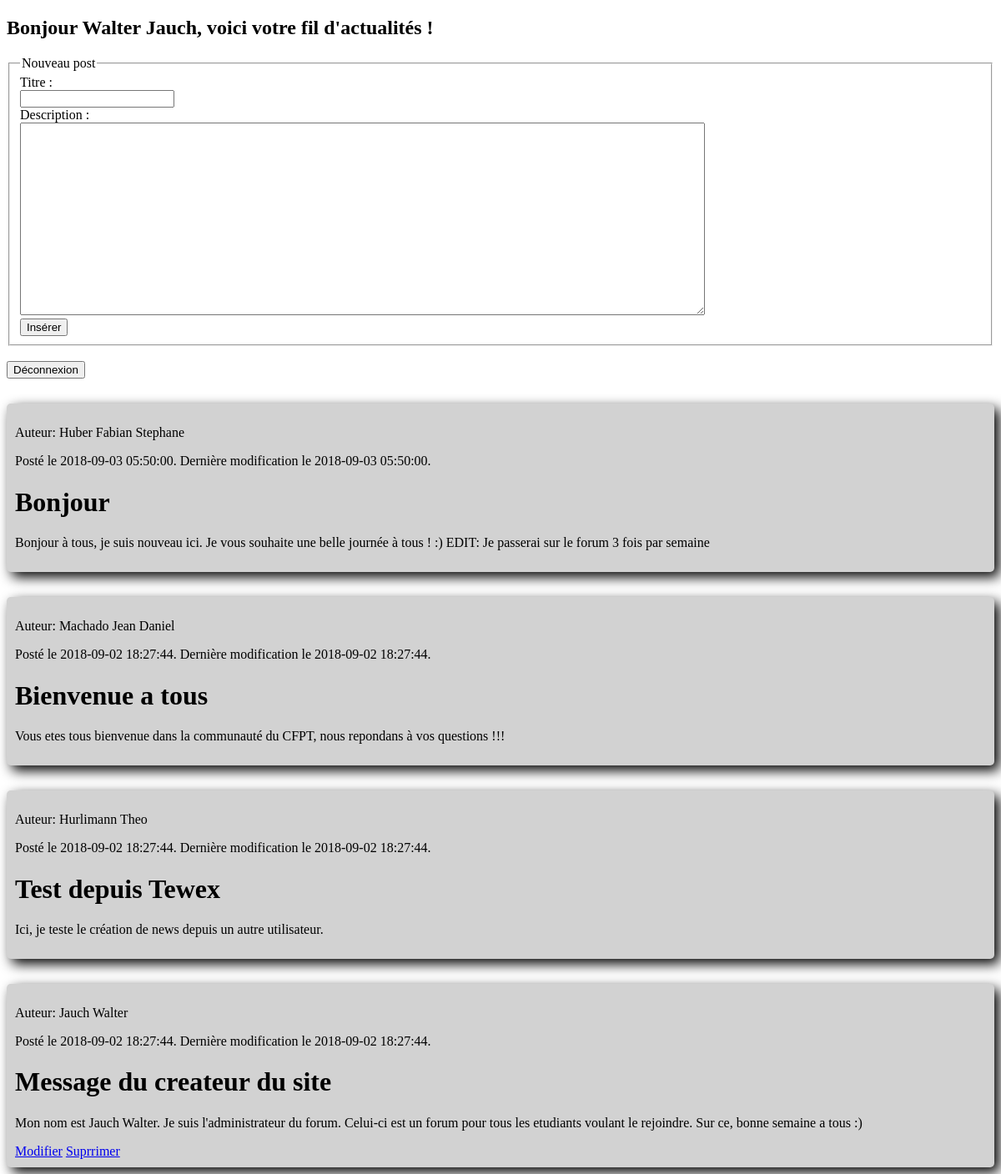
/main.php (signed in), run on the app's committed database.
### tables this page shows
CREATE TABLE `users` (
  `idUser` int(11) NOT NULL,
  `name` varchar(50) NOT NULL,
  `surname` varchar(50) NOT NULL,
  `login` varchar(30) NOT NULL,
  `pwd` varchar(40) NOT NULL
);

CREATE TABLE `news` (
  `idNews` int(11) NOT NULL,
  `title` varchar(50) NOT NULL,
  `description` varchar(200) NOT NULL,
  `creationDate` timestamp NOT NULL DEFAULT CURRENT_TIMESTAMP,
  `lastEditDate` timestamp NOT NULL DEFAULT CURRENT_TIMESTAMP,
  `idUser` int(11) NOT NULL
);

### public/functions.php (called while the page is built, shortened)
<?php
function connectDb()
{
    $server = '127.0.0.1';
    $pseudo = 'root';
    $pwd = 'root';
    $dbname = 'EE_revision_forum';
    static $db = null;
    if ($db === null)
    {
        $pdo_options[PDO::ATTR_ERRMODE] = PDO::ERRMODE_EXCEPTION;
        $db = new PDO("mysql:host=$server;dbname=$dbname", $pseudo, $pwd, $pdo_options);
        $db->exec('SET CHARACTER SET utf8');
    }
    return $db;
}
function getUserByLogin($login){
  $db = connectDb();
  $sql = "SELECT idUser, surname, name FROM users " .
          "WHERE login = :login";
  $request = $db->prepare($sql);
  if ($request->execute(array(
              'login' => $login))) {
      $result = $request->fetch();
      return $result;
  } else {
      return false;
  }
}
function getUserById($idUser){
  $db = connectDb();
  $sql = "SELECT idUser, surname, name FROM users " .
          "WHERE idUser = :idUser";
  $request = $db->prepare($sql);
  if ($request->execute(array(
              'idUser' => $idUser))) {
      $result = $request->fetch();
      return $result;
  } else {
      return false;
  }
}
function getPosts(){
  $db = connectDb();
  $sql = "SELECT idNews, title, description, creationDate, lastEditDate, idUser FROM news "
          . "ORDER BY idNews desc";
  $request = $db->prepare($sql);
  if ($request->execute()) {
      $result = $request->fetchAll(PDO::FETCH_ASSOC);
      return $result;
  } else {
      return "Erreur : une erreur s'est produite lors du chargement de votre page.";
  }
}

### public/main.php (the view, shortened to what this page needs)
<?php
require_once("functions.php");
$title = "";
$description = "";
$allPosts = getPosts();
$userArray = getUserByLogin($_SESSION['username']);
 ?>
<!DOCTYPE html>
<html lang="en" dir="ltr">
  <head>
    <link rel="stylesheet" href="../resources/style.css">
  </head>
  <body>
    <h2>Bonjour <?php echo $userArray['surname'] . " " . $userArray['name']; ?>, voici votre fil d'actualités !</h2>
    <form class="" action="#" method="post">
      <fieldset>
        <legend>Nouveau post</legend>
        <label>Titre : <br><input type="text" name="title" value="<?php echo $title ?>"></label><br>
        <label>Description : <br><textarea rows="15" cols="100" name="description" ><?php echo $description ?></textarea></label><br>
        <input type="submit" name="btnOK" value="Insérer">
      </fieldset> <br>
      <input type="submit" name="btnDisconnect" value="Déconnexion">
    </form>
    <?php
      foreach ($allPosts as $singlePost) {
        $postAutor = getUserById($singlePost["idUser"]);
    ?>
    <div class="post">
      <p>Auteur: <?php echo $postAutor["name"] . " " . $postAutor["surname"]; ?></p>
      <p>Posté le <?php echo $singlePost["creationDate"]; ?>. Dernière modification le <?php echo $singlePost["lastEditDate"]; ?>.</p>
      <h1><?php echo $singlePost["title"] ?></h1>
      <p><?php echo $singlePost["description"]; ?></p>
      <?php if ($singlePost["idUser"] == $userArray["idUser"]) { ?>
      <a href="updateNews.php?idNews=<?php echo $singlePost["idNews"]; ?>">Modifier</a>
      <a href="deleteNews.php?idNews=<?php echo $singlePost["idNews"]; ?>">Suprrimer</a>
      <?php } ?>
    </div>
    <?php } ?>
  </body>
</html>

### resources/style.css (style rules this page uses)
.post { margin-top: 30px; text-align: justify; background-color: #D2D2D2; padding: 10px; box-shadow: 6px 6px 15px black; border-radius: 5px; }

### data on the page
users: surname "Walter", name "Jauch"
news: idUser.name "Huber", idUser.surname "Fabian Stephane", creationDate "2018-09-03 05:50:00", lastEditDate "2018-09-03 05:50:00", title "Bonjour", description "Bonjour à tous, je suis nouveau ici. Je vous souhaite une belle journée à tous ! :) EDIT: Je passerai sur le forum 3 fois par semaine"
news: idUser.name "Machado", idUser.surname "Jean Daniel", creationDate "2018-09-02 18:27:44", lastEditDate "2018-09-02 18:27:44", title "Bienvenue a tous", description "Vous etes tous bienvenue dans la communauté du CFPT, nous repondans à vos questions !!!"
news: idUser.name "Hurlimann", idUser.surname "Theo", creationDate "2018-09-02 18:27:44", lastEditDate "2018-09-02 18:27:44", title "Test depuis Tewex", description "Ici, je teste le création de news depuis un autre utilisateur."
news: idUser.name "Jauch", idUser.surname "Walter", creationDate "2018-09-02 18:27:44", lastEditDate "2018-09-02 18:27:44", title "Message du createur du site", description "Mon nom est Jauch Walter. Je suis l'administrateur du forum. Celui-ci est un forum pour tous les etudiants voulant le rejoindre. Sur ce, bonne semaine a tous :)"
